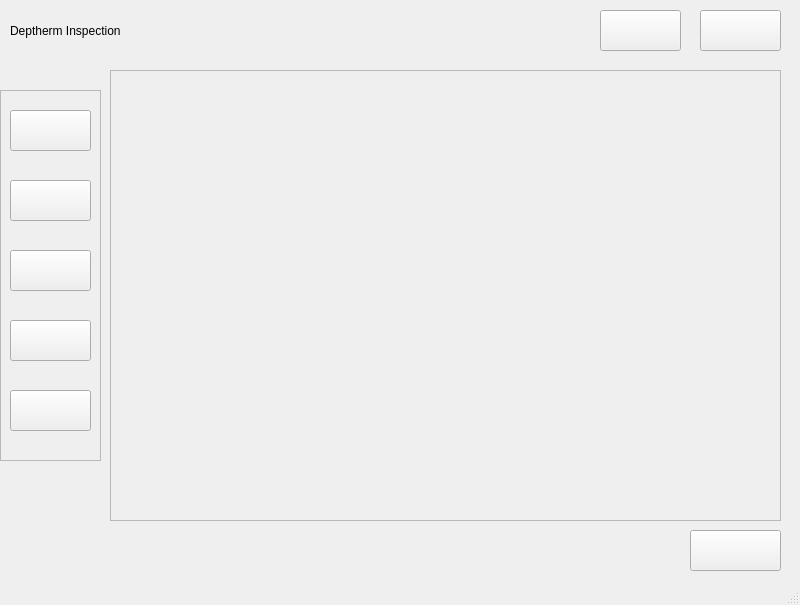
<?xml version="1.0" encoding="UTF-8"?>
<ui version="4.0">
 <class>MainWindow</class>
 <widget class="QMainWindow" name="MainWindow">
  <property name="geometry">
   <rect>
    <x>0</x>
    <y>0</y>
    <width>800</width>
    <height>605</height>
   </rect>
  </property>
  <property name="windowTitle">
   <string>MainWindow</string>
  </property>
  <widget class="QWidget" name="centralwidget">
   <widget class="QFrame" name="frame">
    <property name="geometry">
     <rect>
      <x>0</x>
      <y>90</y>
      <width>101</width>
      <height>371</height>
     </rect>
    </property>
    <property name="frameShape">
     <enum>QFrame::StyledPanel</enum>
    </property>
    <property name="frameShadow">
     <enum>QFrame::Raised</enum>
    </property>
    <widget class="QPushButton" name="buttonInspection">
     <property name="geometry">
      <rect>
       <x>10</x>
       <y>20</y>
       <width>81</width>
       <height>41</height>
      </rect>
     </property>
     <property name="text">
      <string/>
     </property>
    </widget>
    <widget class="QPushButton" name="buttonCalibInt">
     <property name="geometry">
      <rect>
       <x>10</x>
       <y>90</y>
       <width>81</width>
       <height>41</height>
      </rect>
     </property>
     <property name="text">
      <string/>
     </property>
    </widget>
    <widget class="QPushButton" name="buttonCalibExt">
     <property name="geometry">
      <rect>
       <x>10</x>
       <y>160</y>
       <width>81</width>
       <height>41</height>
      </rect>
     </property>
     <property name="text">
      <string/>
     </property>
    </widget>
    <widget class="QPushButton" name="buttonCameraFusion">
     <property name="geometry">
      <rect>
       <x>10</x>
       <y>230</y>
       <width>81</width>
       <height>41</height>
      </rect>
     </property>
     <property name="text">
      <string/>
     </property>
    </widget>
    <widget class="QPushButton" name="pushButton_7">
     <property name="geometry">
      <rect>
       <x>10</x>
       <y>300</y>
       <width>81</width>
       <height>41</height>
      </rect>
     </property>
     <property name="text">
      <string/>
     </property>
    </widget>
   </widget>
   <widget class="QFrame" name="frameWorkspace">
    <property name="geometry">
     <rect>
      <x>110</x>
      <y>70</y>
      <width>671</width>
      <height>451</height>
     </rect>
    </property>
    <property name="frameShape">
     <enum>QFrame::StyledPanel</enum>
    </property>
    <property name="frameShadow">
     <enum>QFrame::Raised</enum>
    </property>
    <widget class="QWidget" name="verticalLayoutWidget">
     <property name="geometry">
      <rect>
       <x>70</x>
       <y>30</y>
       <width>521</width>
       <height>401</height>
      </rect>
     </property>
     <layout class="QVBoxLayout" name="layoutWorkspace"/>
    </widget>
   </widget>
   <widget class="QPushButton" name="buttonLogin">
    <property name="geometry">
     <rect>
      <x>700</x>
      <y>10</y>
      <width>81</width>
      <height>41</height>
     </rect>
    </property>
    <property name="text">
     <string/>
    </property>
   </widget>
   <widget class="QPushButton" name="buttonUserManage">
    <property name="geometry">
     <rect>
      <x>600</x>
      <y>10</y>
      <width>81</width>
      <height>41</height>
     </rect>
    </property>
    <property name="text">
     <string/>
    </property>
   </widget>
   <widget class="QLabel" name="labelHeader">
    <property name="geometry">
     <rect>
      <x>10</x>
      <y>10</y>
      <width>481</width>
      <height>41</height>
     </rect>
    </property>
    <property name="text">
     <string>Deptherm Inspection</string>
    </property>
   </widget>
   <widget class="QPushButton" name="buttonClear">
    <property name="geometry">
     <rect>
      <x>690</x>
      <y>530</y>
      <width>91</width>
      <height>41</height>
     </rect>
    </property>
    <property name="text">
     <string/>
    </property>
   </widget>
  </widget>
  <widget class="QMenuBar" name="menubar">
   <property name="geometry">
    <rect>
     <x>0</x>
     <y>0</y>
     <width>800</width>
     <height>22</height>
    </rect>
   </property>
  </widget>
  <widget class="QStatusBar" name="statusbar"/>
 </widget>
 <resources/>
 <connections/>
</ui>
